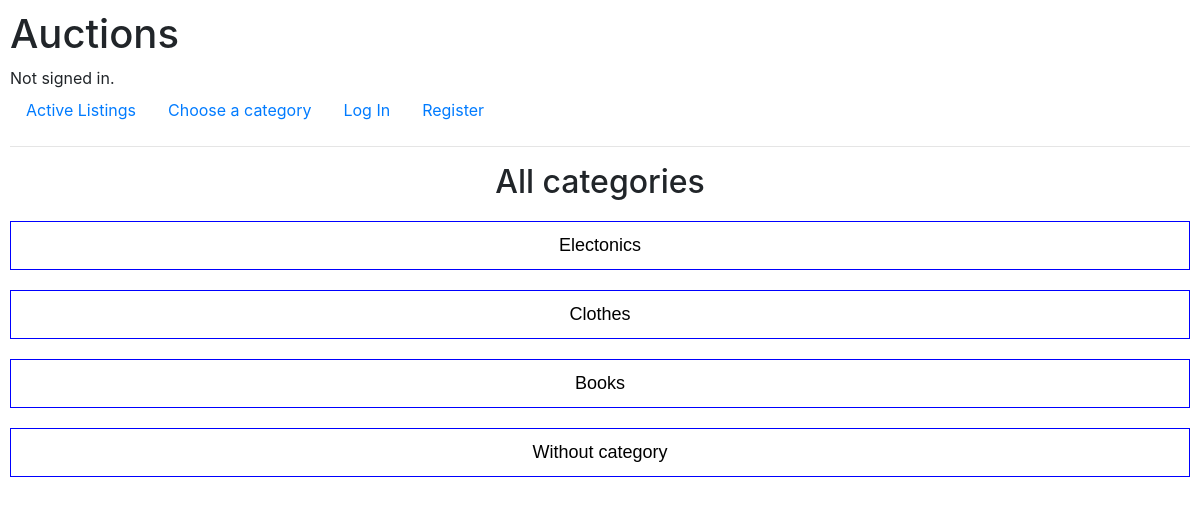
/category_list, run on the app's committed database.
### auctions/models.py (models this page shows, shortened)
class Category(models.Model):
    name = models.CharField(max_length=60)

### auctions/views.py (the view)
# urls.py: path("category_list", views.category_list, name="category_list"),
def category_list(request):
    categories = Category.objects.all()
    return render(request, "auctions/category_list.html", {
        "categories":categories
    })

### auctions/templates/auctions/category_list.html
{% extends "auctions/layout.html" %}
{% block body %}
    <h2 class="list-header">All categories</h2>
    <div>
        {% for category in categories %}
            <a class="black-link" href="{% url 'category' category.id %}">
                <div class="category-block big-text">
                    {{category.name}}
                </div>
            </a>
        {% endfor %}
        <a class="black-link" href="{% url 'category' 0 %}">
            <div class="category-block big-text">
                Without category
            </div>
        </a>
    </div>
{% endblock %}

### auctions/static/auctions/styles.css (style rules this page uses)
body { padding: 10px; }
.list-header { text-align: center; }
.black-link, .black-link:hover, .black-link:visited { color: black; text-decoration: none; }
.big-text { font-family: Arial, Helvetica, sans-serif; font-size: 18px; }
.category-block { width: 100%; margin: 20px auto; padding: 10px; text-align: center; border: 1px solid blue; }

### data on the page
Category: name "Electonics"
Category: name "Clothes"
Category: name "Books"
